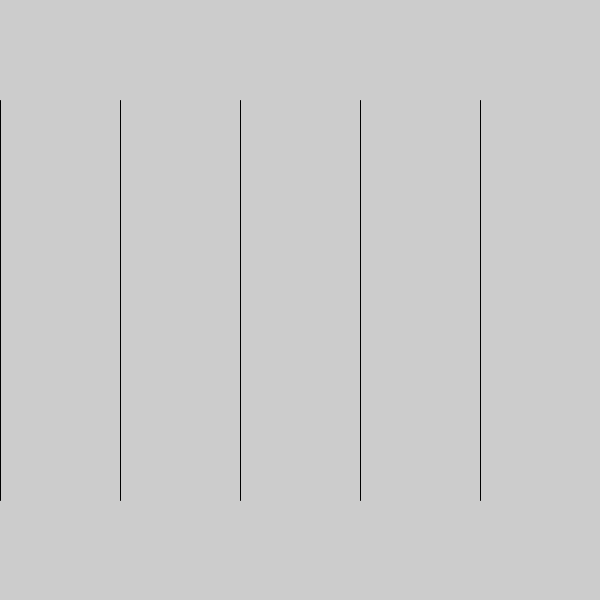
Frame 1 (no input)
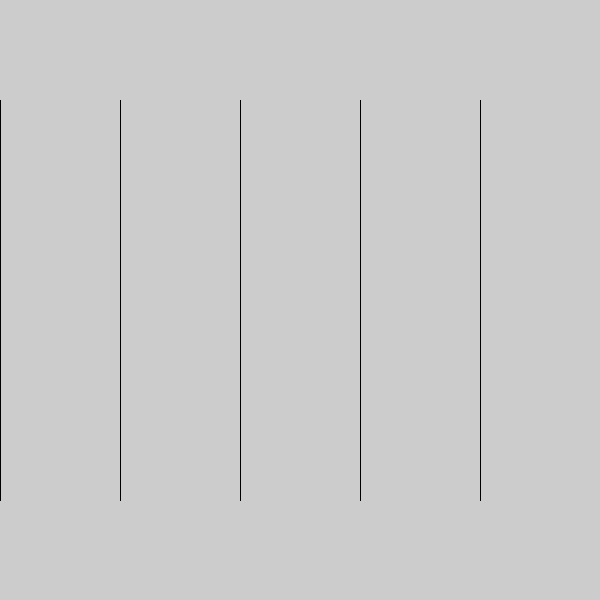
Frame 60 (the mouse pressed at the canvas centre just before this capture)
Frame 120 (the mouse held since frame 60 and released just before this capture): identical to frame 60, image omitted

The Processing sketch that drew these frames (run headless with seeded random() and noise(); from frame 60 on, the mouse is pressed at the canvas centre):

// Processing sketch: processing_15211
// ── processing_15211.pde

void setup() 
{
  size(600, 600);

  
}

void draw()
{ 
  //for loop - 5 iterations
  for(int i = 0; i<5; i++){
    
    line(i*(width/5),100, i*(width/5),500);

  }
 
}
